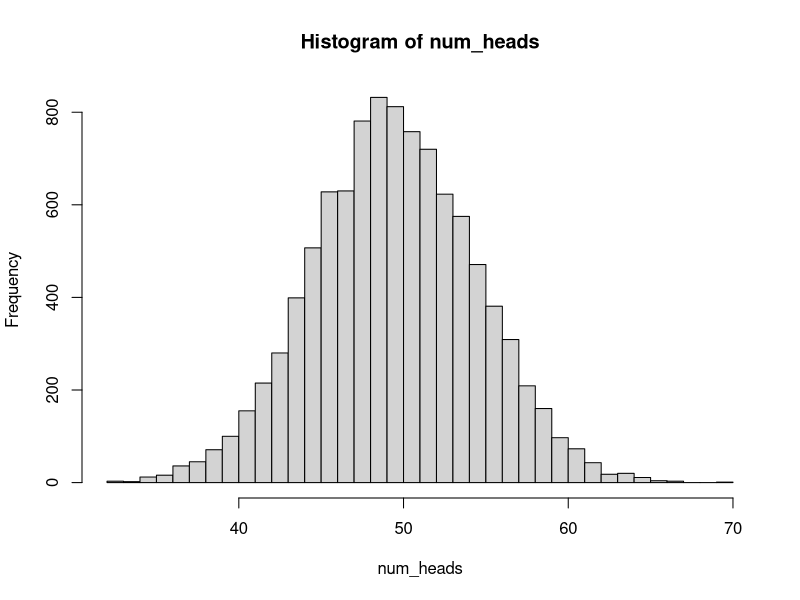

Write R code to recreate this figure.
## ---- chunk 1
knitr::opts_chunk$set(echo=TRUE)
## ---- chunk 2
fsum1 <- function(x) {
  fsum <- 0
  for (i in 1:length(x)) {
      fsum <- fsum + sin(x[i])
  }
  return(fsum)
}
## ---- chunk 3
fsum2 <- function(x) sum(sin(x))
## ---- chunk 4
x <- 1:1e6 #runif(1e+06, min=-1, max=1)
system.time(fsum1(x))
system.time(fsum2(x))
## ---- chunk 5
coin_toss1 <- function(n) {
  output <- rep(0, n)
  for (i in 1:n) {
    num_heads <- 0
    for (j in 1:100) {
      num_heads <- num_heads + sample(c(0,1), 1)
    }
    output[i] <- num_heads
  }
  return(output)
}
## ---- chunk 6
coin_toss2 <- function(n) {
  tosses <- matrix(sample(c(0,1), n*100, replace=TRUE), nrow=n, ncol=100)
  return(rowSums(tosses))
}
num_heads <- coin_toss2(10000)
hist(num_heads, breaks=50)
## ---- chunk 7
n <- 10000
system.time(coin_toss1(n))
system.time(coin_toss2(n))
